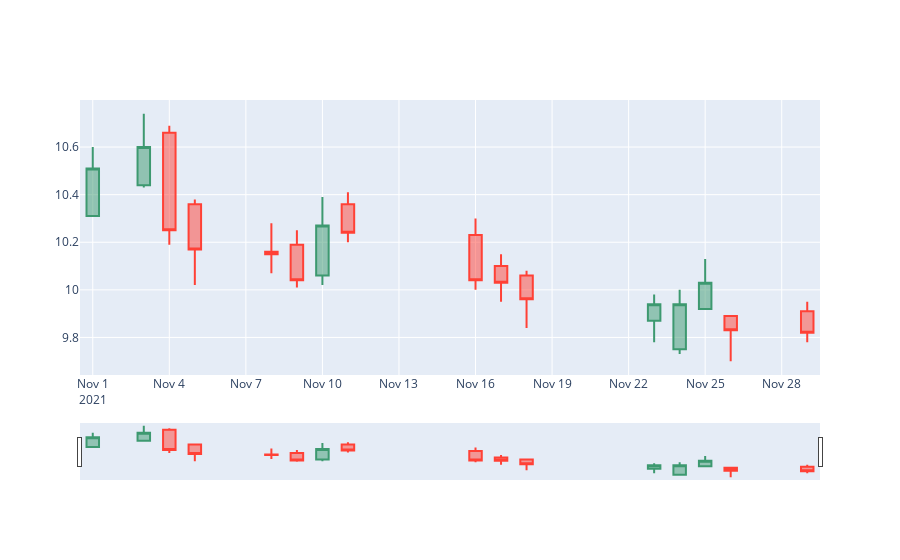

Notebook source saved alongside this figure:
### Code cell
fig = go.Figure(data=[go.Candlestick(x=df['Date'],
                open=df['Open'],
                high=df['High'],
                low=df['Low'],
                close=df['Close'])])

fig.show()

### Figure 1 — Plotly figure (JSON) as saved in the notebook; plotly's stock layout.template omitted (floating-point values rounded to 4 significant figures)
{"data": [{"close": [10.51, 10.6, 10.25, 10.17, 10.15, 10.04, 10.27, 10.24, 10.04, 10.03, 9.96, 9.94, 9.94, 10.03, 9.83, 9.82], "high": [10.6, 10.74, 10.69, 10.38, 10.28, 10.25, 10.39, 10.41, 10.3, 10.15, 10.08, 9.98, 10, 10.13, 9.89, 9.95], "low": [10.31, 10.43, 10.19, 10.02, 10.07, 10.01, 10.02, 10.2, 10, 9.95, 9.84, 9.78, 9.73, 9.92, 9.7, 9.78], "open": [10.31, 10.44, 10.66, 10.36, 10.16, 10.19, 10.06, 10.36, 10.23, 10.1, 10.06, 9.87, 9.75, 9.92, 9.89, 9.91], "type": "candlestick", "x": ["2021-11-01", "2021-11-03", "2021-11-04", "2021-11-05", "2021-11-08", "2021-11-09", "2021-11-10", "2021-11-11", "2021-11-16", "2021-11-17", "2021-11-18", "2021-11-23", "2021-11-24", "2021-11-25", "2021-11-26", "2021-11-29"]}], "layout": {}}
